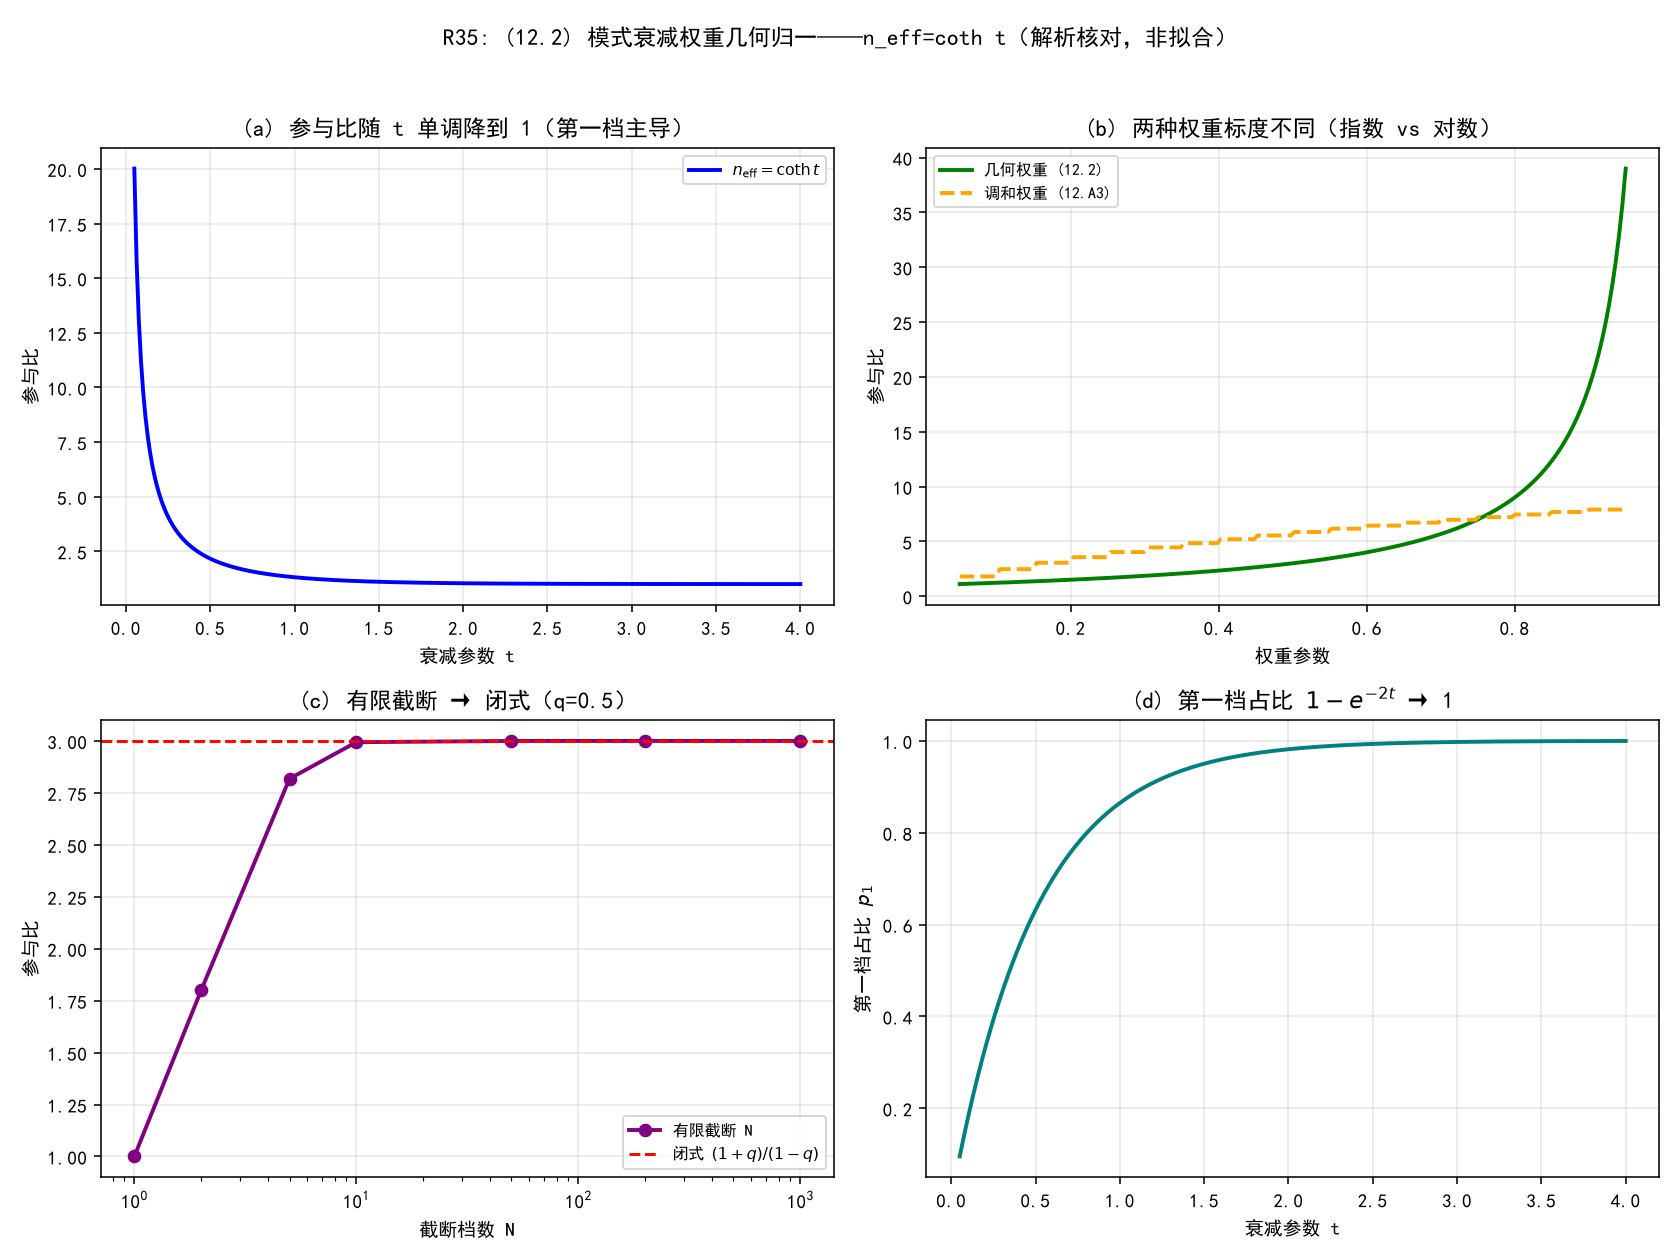

The Python source for this figure:
# -*- coding: utf-8 -*-
"""
R35: 环 12 (12.2) 模式衰减权重的几何归一与参与比。
权重 e^{-(2k+1/2)t}，q=e^{-2t}，n_eff=coth t。无拟合（解析闭式核对）。
运行：python "10 探索/超导第一性研究/04_计算验证/R35_模式权重几何归一.py"
"""
import csv
import os

import numpy as np
import matplotlib
matplotlib.use("Agg")
import matplotlib.pyplot as plt

plt.rcParams["font.sans-serif"] = ["SimHei", "Microsoft YaHei"]
plt.rcParams["axes.unicode_minus"] = False

HERE = os.path.dirname(os.path.abspath(__file__))


def neff_finite(q, N):
    """有限截断参与比 n_eff = (sum_{k=1}^N w_k)^2 / sum w_k^2，w_k=q^k。"""
    ks = np.arange(1, N + 1)
    w = q ** ks
    return (w.sum() ** 2) / (w ** 2).sum()


def neff_infinite(q):
    """闭式 (1+q)/(1-q) = coth t。"""
    return (1 + q) / (1 - q)


def neff_harmonic(K):
    """(12.A3) 调和权重 1/k 截断 K 的参与比 = H_K^2 / H_{K,2}。"""
    ks = np.arange(1, K + 1)
    w = 1.0 / ks
    return (w.sum() ** 2) / (w ** 2).sum()


def assertions():
    out = {}
    # 有限截断 → 闭式（N 大）
    for q in [0.2, 0.5, 0.8]:
        nf = neff_finite(q, 2000)
        ni = neff_infinite(q)
        out[f"finite_to_closed_q{q}"] = bool(abs(nf - ni) < 1e-6)
        out[f"neff_q{q}"] = float(ni)
    # 单调性：q 增 → n_eff 增
    qs = np.array([0.1, 0.3, 0.5, 0.7, 0.9])
    nes = np.array([neff_infinite(q) for q in qs])
    out["neff_monotone_in_q"] = bool(np.all(np.diff(nes) > 0))
    # coth 核对：q=e^{-2t}, n_eff=coth t
    for t in [0.5, 1.0, 2.0]:
        q = np.exp(-2 * t)
        out[f"coth_match_t{t}"] = bool(abs(neff_infinite(q) - 1 / np.tanh(t)) < 1e-9)
    # 极限：q→0 时 n_eff→1（第一档主导）、p1→1
    out["neff_q0_limit"] = bool(abs(neff_infinite(1e-6) - 1) < 1e-4)
    out["p1_q0_limit"] = bool(abs((1 - 1e-6) - 1) < 1e-4)
    # 与调和权重标度对比：同一"有效档数"下两者不同
    out["geometric_vs_harmonic_distinct"] = bool(
        abs(neff_infinite(0.5) - neff_harmonic(3)) > 0.1
    )
    return out


def plots(a):
    fig, axes = plt.subplots(2, 2, figsize=(12, 9))

    ax = axes[0, 0]
    ts = np.linspace(0.05, 4, 300)
    nes = [1 / np.tanh(t) for t in ts]
    ax.plot(ts, nes, "b-", lw=2, label=r"$n_{\rm eff}=\coth t$")
    ax.set_xlabel("衰减参数 t"); ax.set_ylabel("参与比")
    ax.set_title("(a) 参与比随 t 单调降到 1（第一档主导）")
    ax.legend(fontsize=8); ax.grid(alpha=0.3)

    ax = axes[0, 1]
    qs = np.linspace(0.05, 0.95, 200)
    ax.plot(qs, (1 + qs) / (1 - qs), "g-", lw=2, label="几何权重 (12.2)")
    Ks = np.linspace(2, 20, 200)
    # 调和权重参与比随 K（映射到可比横轴：用 q 使 n_eff 同量级）
    harm = [neff_harmonic(int(k)) for k in Ks]
    ax.plot(np.linspace(0.05, 0.95, 200), harm, "orange", ls="--", lw=2, label="调和权重 (12.A3)")
    ax.set_xlabel("权重参数"); ax.set_ylabel("参与比")
    ax.set_title("(b) 两种权重标度不同（指数 vs 对数）")
    ax.legend(fontsize=8); ax.grid(alpha=0.3)

    ax = axes[1, 0]
    Ns = np.array([1, 2, 5, 10, 50, 200, 1000])
    nf = [neff_finite(0.5, int(n)) for n in Ns]
    ax.semilogx(Ns, nf, "purple", marker="o", lw=2, label="有限截断 N")
    ax.axhline(neff_infinite(0.5), color="r", ls="--", label=r"闭式 $(1+q)/(1-q)$")
    ax.set_xlabel("截断档数 N"); ax.set_ylabel("参与比")
    ax.set_title("(c) 有限截断 → 闭式（q=0.5）")
    ax.legend(fontsize=8); ax.grid(alpha=0.3)

    ax = axes[1, 1]
    ts2 = np.linspace(0.05, 4, 300)
    p1 = [1 - np.exp(-2 * t) for t in ts2]
    ax.plot(ts2, p1, "teal", lw=2)
    ax.set_xlabel("衰减参数 t"); ax.set_ylabel("第一档占比 $p_1$")
    ax.set_title("(d) 第一档占比 $1-e^{-2t}$ → 1"); ax.grid(alpha=0.3)

    fig.suptitle("R35: (12.2) 模式衰减权重几何归一——n_eff=coth t（解析核对，非拟合）", fontsize=12)
    fig.tight_layout(rect=[0, 0, 1, 0.96])
    png = os.path.join(HERE, "R35_模式权重几何归一.png")
    fig.savefig(png, dpi=140); plt.close(fig)
    return png


if __name__ == "__main__":
    a = assertions()
    print("=== R35 数值断言 ===")
    for k, v in a.items():
        print(f"{k:32s} = {v}")
    p = plots(a)
    path = os.path.join(HERE, "R35_模式权重几何归一_断言.csv")
    with open(path, "w", newline="", encoding="utf-8-sig") as f:
        w = csv.writer(f); w.writerow(["assertion", "value"])
        for k, v in a.items():
            w.writerow([k, v])
    print(f"\n图像: {p}\n断言表: {path}")
